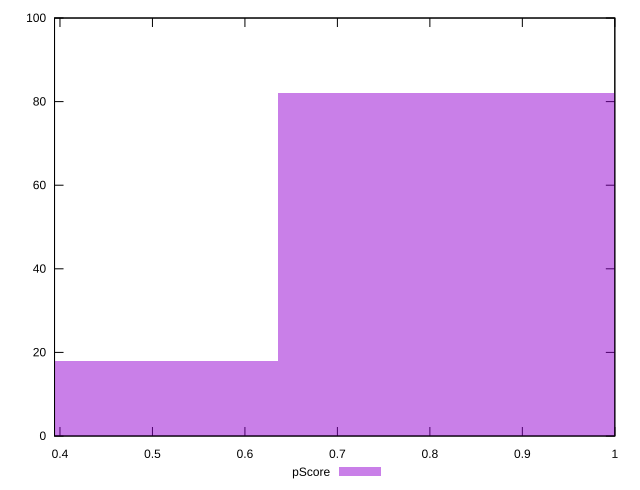

The script that saved this image:
reset

$pScore <<EOF
0.8470291955743198 82
0.4235145977871599 18
EOF

set key outside below
set boxwidth 0.4235145977871599
set xrange [0.3941176470588235:1]
set yrange [0:100]
set trange [0:100]
set style fill transparent solid 0.5 noborder
set terminal svg size 640, 490 enhanced background rgb 'white'
set output "report_00014_2021-02-09T15:56:05.503Z/uses-http2/samples/pages/pScore/histogram.svg"

plot $pScore title "pScore" with boxes

reset
